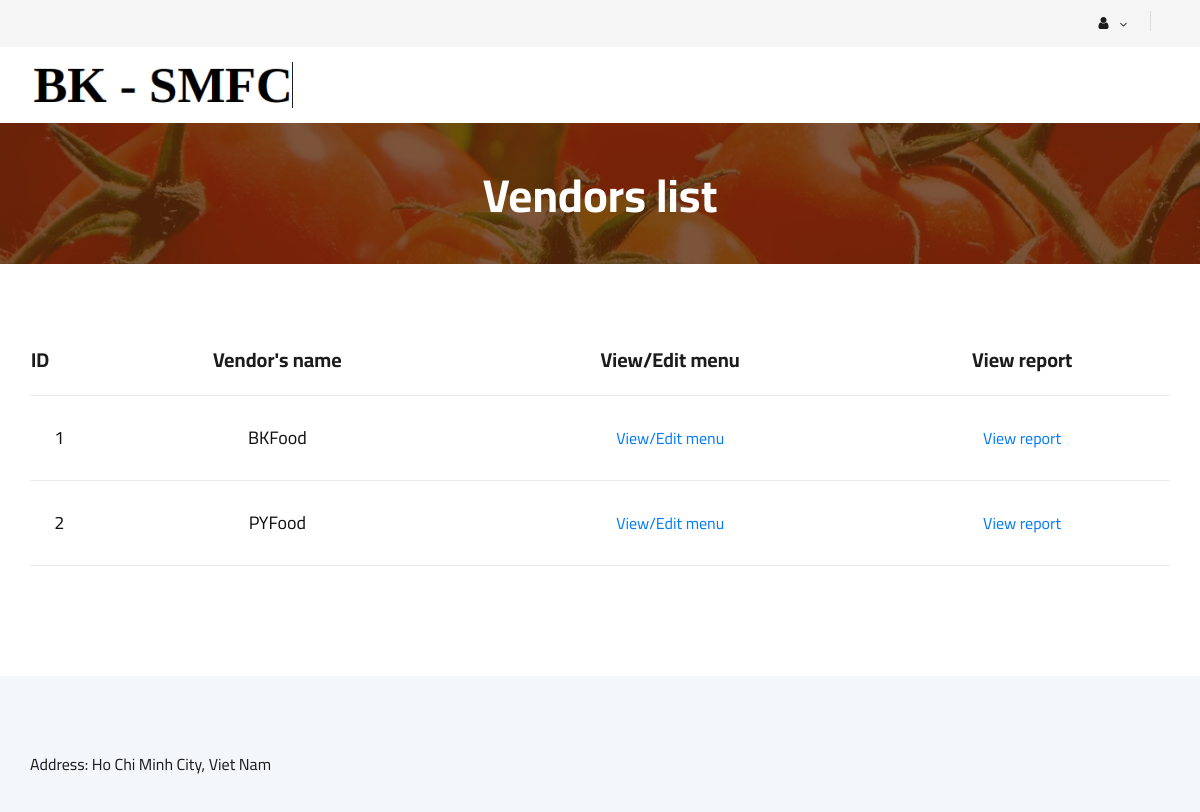
The app's page /vendorowner/view-vendors-list/ (signed in) with its own data.
### model/models/vendor.py (models this page shows, shortened)
class Vendor(models.Model):
    name = models.CharField(max_length=100, default='')
    description = models.CharField(max_length=256, default='')
    owner = models.ForeignKey(VendorOwner, on_delete=models.CASCADE)

### vendorowner/views.py (the view)
# urls.py: path('view-vendors-list/', ViewVendorsList, name='view-vendors-list'),
def ViewVendorsList(request):
    context = {
        'vendors' : VendorOwnerServices.GetVendorList(request.user.vendorowner)
    }
    return render(request, 'vendorowner/vendors-list.html', context)

### vendorowner/vendorowner.py (called while the page is built)
    @staticmethod
    def GetVendorList(owner):
        return Vendor.objects.filter(owner=owner)

### templates/vendorowner/vendors-list.html (shortened to what this page needs)
{% extends 'vendorowner/base.html' %}
{% block BreadcrumbTitle%}
    <h2>Vendors list</h2>
{% endblock %}
{% block content %}
    <section class="shoping-cart spad">
        <div class="container">
            <div class="row">
                <div class="col-lg-12">
                    <div class="shoping__cart__table">
                        <table>
                            <thead>
                                <tr>
                                    <th class="shoping__product">ID</th>
                                    <th>Vendor's name</th>
                                    <th>View/Edit menu</th>
                                    <th>View report</th>
                                </tr>
                            </thead>
                            <tbody>
                                {% for vendor in vendors %}
                                    <tr>
                                        <td>
                                            <h5>{{vendor.id}}</h5>
                                        </td>
                                        <td>
                                            <h5>{{vendor.name}}</h5>
                                        </td>
                                        <td>
                                            <a href="{% url 'vendorowner:view-vendor-detail' vendor.id %}">
                                                <span>View/Edit menu</span>
                                            </a>
                                        </td>
                                        <td>
                                            <a href="{% url 'vendorowner:view-statistics' vendor.id %}">
                                                <span>View report</span>
                                            </a>
                                        </td>
                                    </tr>
                                {% endfor %}
                            </tbody>
                        </table>
                    </div>
                </div>
            </div>
        </div>
    </section>
{% endblock %}

### static/order/css/style.css (style rules this page uses)
html, body { height: 100%; font-family: "Cairo", sans-serif; -webkit-font-smoothing: antialiased; font-smoothing: antialiased; }
h1, h2, h3, h4, h5, h6 { margin: 0; color: #111111; font-weight: 400; font-family: "Cairo", sans-serif; }
h2 { font-size: 36px; }
h5 { font-size: 18px; }
.spad { padding-top: 100px; padding-bottom: 100px; }
.breadcrumb__text h2 { font-size: 46px; color: #ffffff; font-weight: 700; }
.shoping-cart { padding-top: 80px; padding-bottom: 80px; }
.shoping__cart__table { margin-bottom: 30px; }
.shoping__cart__table table { width: 100%; text-align: center; }
.shoping__cart__table table thead tr { border-bottom: 1px solid #ebebeb; }
.shoping__cart__table table thead th { font-size: 20px; font-weight: 700; color: #1c1c1c; padding-bottom: 20px; }
.shoping__cart__table table thead th.shoping__product { text-align: left; }
.shoping__cart__table table tbody tr td { padding-top: 30px; padding-bottom: 30px; border-bottom: 1px solid #ebebeb; }
@media only screen and (min-width: 1200px) { .container { max-width: 1170px; } }

### records on screen
Vendor: id "1", name "BKFood"
Vendor: id "2", name "PYFood"
